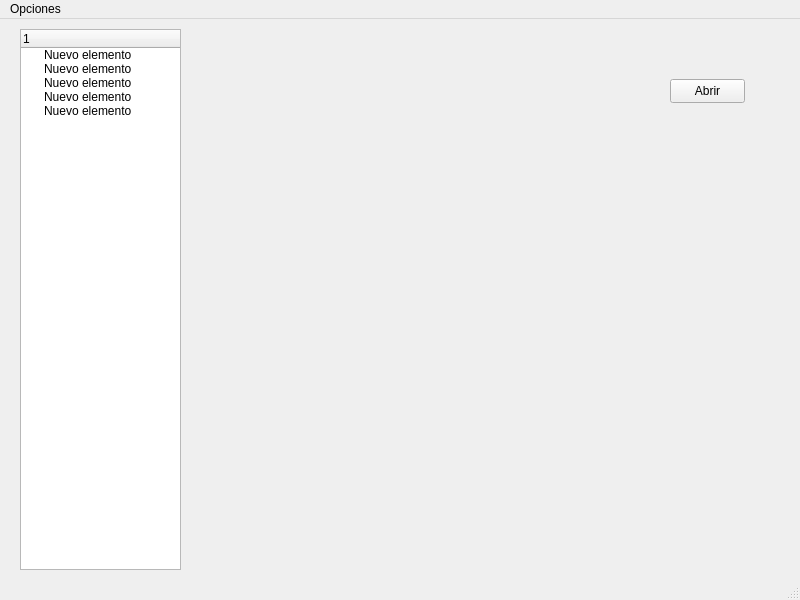
<?xml version="1.0" encoding="UTF-8"?>
<ui version="4.0">
 <class>MainWindow</class>
 <widget class="QMainWindow" name="MainWindow">
  <property name="geometry">
   <rect>
    <x>0</x>
    <y>0</y>
    <width>800</width>
    <height>600</height>
   </rect>
  </property>
  <property name="windowTitle">
   <string>MainWindow</string>
  </property>
  <widget class="QWidget" name="centralwidget">
   <widget class="QPushButton" name="btnAbrir">
    <property name="geometry">
     <rect>
      <x>670</x>
      <y>60</y>
      <width>75</width>
      <height>24</height>
     </rect>
    </property>
    <property name="text">
     <string>Abrir</string>
    </property>
   </widget>
   <widget class="QTreeWidget" name="treeWidget">
    <property name="geometry">
     <rect>
      <x>20</x>
      <y>10</y>
      <width>161</width>
      <height>541</height>
     </rect>
    </property>
    <column>
     <property name="text">
      <string>1</string>
     </property>
    </column>
    <item>
     <property name="text">
      <string>Nuevo elemento</string>
     </property>
    </item>
    <item>
     <property name="text">
      <string>Nuevo elemento</string>
     </property>
    </item>
    <item>
     <property name="text">
      <string>Nuevo elemento</string>
     </property>
    </item>
    <item>
     <property name="text">
      <string>Nuevo elemento</string>
     </property>
    </item>
    <item>
     <property name="text">
      <string>Nuevo elemento</string>
     </property>
    </item>
   </widget>
  </widget>
  <widget class="QMenuBar" name="menubar">
   <property name="geometry">
    <rect>
     <x>0</x>
     <y>0</y>
     <width>800</width>
     <height>22</height>
    </rect>
   </property>
   <widget class="QMenu" name="menuNuevo">
    <property name="title">
     <string>Opciones</string>
    </property>
   </widget>
   <addaction name="menuNuevo"/>
  </widget>
  <widget class="QStatusBar" name="statusbar"/>
 </widget>
 <resources/>
 <connections/>
</ui>
